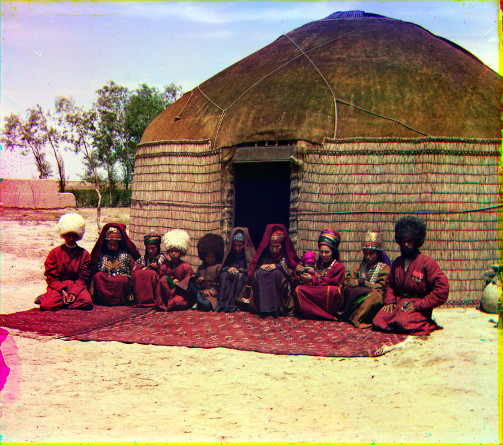
%> input picture asgn1/html/images/image00.jpg, 503 x 445 px
$ octave --eval "result = crop(imread('../html/images/image00.jpg'));"   (GNU Octave 9; MATLAB toolbox functions it lacks are replaced by stand-ins)
%> lines starting %> are read from the running program, lines starting %| are printed output that depends on the picture
% CSCI 3290 Assignment 1

function output = crop(input)

output = input;
%> output is the input picture: size 445x503x3 uint8; mean R, G, B 160, 135, 114.5

% Resize large image
factor = 1;
[h, w, d] = size(input);
%> h = 445; w = 503; d = 3
if min(h, w) >= 2000
    input = imresize(input, 0.25);
    [h, w, d] = size(input);
    factor = 4;
end

left = 1;
top = 1;
right = w;
%> right = 503
bottom = h;
%> bottom = 445

crop_ratio = 0.1;   % Only detect borders
threshold = 0.3;    % Best threshold for images with size about 500x500

% Convert image for detecting edges
input = edge(rgb2gray(input), 'canny');
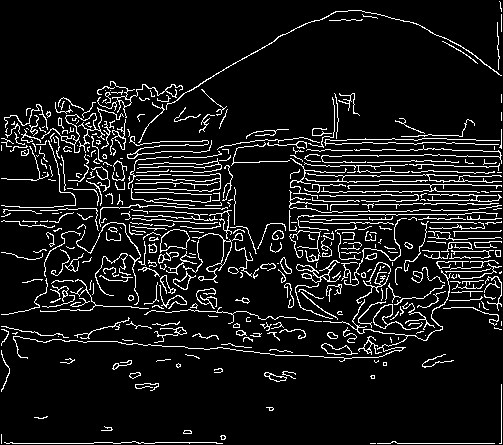
%> input: size 445x503 logical; 9.2% white in thin lines or dots

% Left border
for left_col = 1:floor(w*crop_ratio)
    if count(input(:,left_col,:)) > threshold
        left = left_col;
    end
end
%> this loop made 50 passes
%> ratio in count on passes 1 to 12: 0, 0.0831, 0.0404, 0.0472, 0.0629, 0.0629, 0.0854, 0.0674, 0.0494, 0.0472, 0.036, 0.0404
%> after the loop, left = 1

% Right border
for right_col = w:-1:w-floor(w*crop_ratio)
    if count(input(:,right_col,:)) > threshold
        right = right_col;
    end
end
%> this loop made 51 passes
%> (right_col, ratio in count, right) on pass 2: (502, 0.378, 502)
%> (right_col, ratio in count) on passes 1, 3, 4, 5, 6, 7: (503, 0), (501, 0.119), (500, 0.0966), (499, 0.184), (498, 0.144), (497, 0.103)

% Top border
for top_row = 1:floor(h*crop_ratio)
    if count(input(top_row,:,:)) > threshold
        top = top_row;
    end
end
%> this loop made 44 passes
%> ratio in count on passes 1 to 12: 0, 0.00199, 0.00199, 0.00199, 0.00199, 0.00199, 0.00199, 0.00199, 0.00398, 0.00199, 0.0298, 0.0338
%> after the loop, top = 1

% Right border
for bottom_row = h:-1:h-floor(h*crop_ratio)
    if count(input(bottom_row,:,:)) > threshold
        bottom = bottom_row;
    end
end
%> this loop made 45 passes
%> (bottom_row, ratio in count, bottom) on pass 2: (444, 0.473, 444)
%> (bottom_row, ratio in count) on passes 1, 3, 4, 5, 6, 7: (445, 0), (443, 0.217), (442, 0.0199), (441, 0.00398), (440, 0.0119), (439, 0.00994)

output = imcrop(output, [left, top, right-left, bottom-top]*factor);
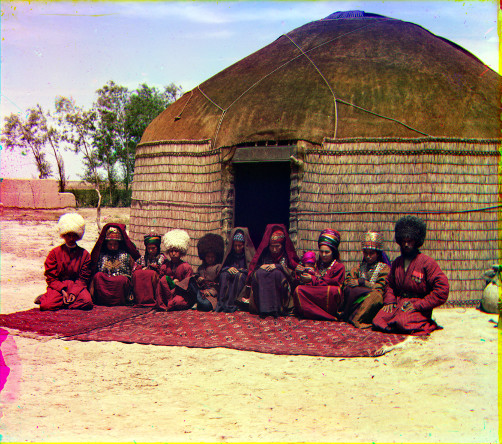
%> output: size 444x502x3 uint8; mean R, G, B 159.9, 134.7, 115

end

% Count the ratio of white pixels
function ratio = count(line)

pixels = (line == 1);
ratio = sum(pixels(:)) / length(line);

end

$ run again, on asgn1/html/images/image02.jpg
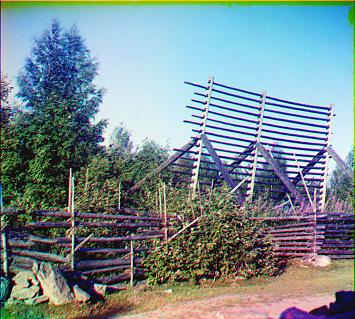
%> input picture asgn1/html/images/image02.jpg, 355 x 319 px
%> in crop, output is the input picture: size 319x355x3 uint8; mean R, G, B 122.3, 139.8, 144.6
%> in crop, `input = edge(rgb2gray(input), 'canny');`:
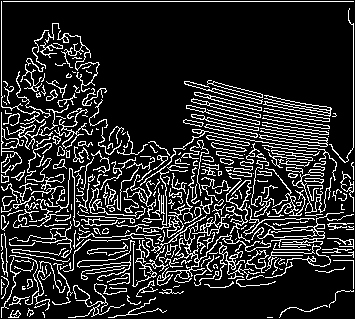
%> input: size 319x355 logical; 16% white in thin lines or dots
%> the loop in crop, `for left_col = 1:floor(w*crop_ratio)` made 35 passes
%> (ratio in count, left) on pass 2: (0.749, 2)
%> the loop in crop, `for right_col = w:-1:w-floor(w*crop_ratio)` made 36 passes
%> (right_col, ratio in count, right) on pass 2: (354, 0.69, 354)
%> the loop in crop, `for top_row = 1:floor(h*crop_ratio)` made 31 passes
%> (ratio in count, top) on pass 2: (0.992, 2)
%> the loop in crop, `for bottom_row = h:-1:h-floor(h*crop_ratio)` made 32 passes
%> (bottom_row, ratio in count) on passes 1 to 8: (319, 0), (318, 0.0986), (317, 0.0648), (316, 0.0648), (315, 0.0958), (314, 0.0648), (313, 0.0676), (312, 0.101)
%> in crop, `output = imcrop(output, [left, top, right-left, bottom-top]*factor);`:
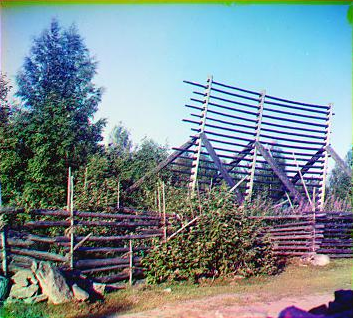
%> output: size 318x353x3 uint8; mean R, G, B 122.4, 139.9, 145.5

$ run again, on asgn1/html/images/image03.jpg
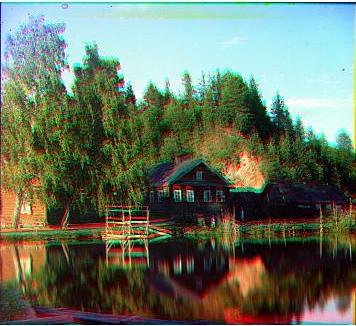
%> input picture asgn1/html/images/image03.jpg, 356 x 326 px
%> in crop, output is the input picture: size 326x356x3 uint8; mean R, G, B 105.6, 115.6, 97.7
%> in crop, `input = edge(rgb2gray(input), 'canny');`:
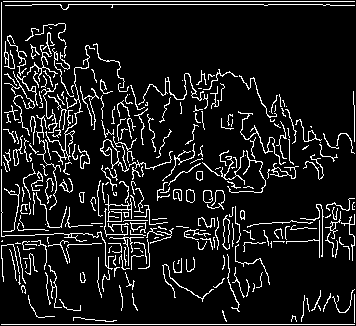
%> input: size 326x356 logical; 10.3% white in thin lines or dots
%> the loop in crop, `for left_col = 1:floor(w*crop_ratio)` made 35 passes
%> (ratio in count, left) on pass 2: (0.758, 2)
%> the loop in crop, `for right_col = w:-1:w-floor(w*crop_ratio)` made 36 passes
%> (right_col, ratio in count) on passes 1 to 8: (356, 0), (355, 0.294), (354, 0.0828), (353, 0.107), (352, 0.089), (351, 0.0583), (350, 0.141), (349, 0.0429)
%> the loop in crop, `for top_row = 1:floor(h*crop_ratio)` made 32 passes
%> (ratio in count, top) on passes 2, 5: (0.989, 2), (0.801, 5)
%> the loop in crop, `for bottom_row = h:-1:h-floor(h*crop_ratio)` made 33 passes
%> (bottom_row, ratio in count, bottom) on pass 2: (325, 0.994, 325)
%> in crop, `output = imcrop(output, [left, top, right-left, bottom-top]*factor);`:
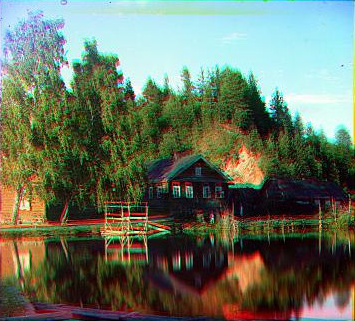
%> output: size 321x355x3 uint8; mean R, G, B 104.7, 114.2, 96

$ run again, on asgn1/html/images/image04.jpg
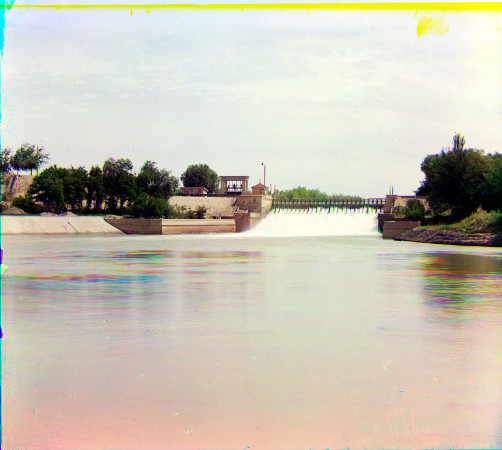
%> input picture asgn1/html/images/image04.jpg, 502 x 450 px
%> in crop, output is the input picture: size 450x502x3 uint8; mean R, G, B 201.9, 196.1, 181.3
%> in crop, `input = edge(rgb2gray(input), 'canny');`:
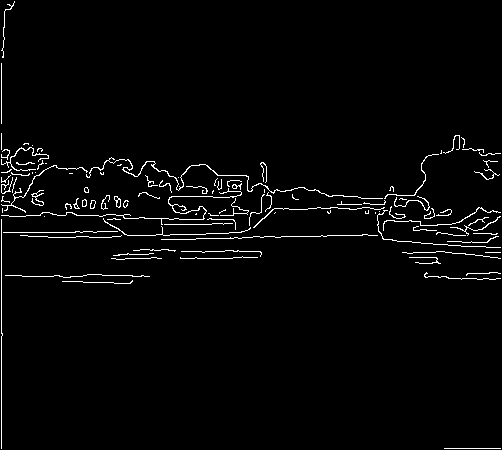
%> input: size 450x502 logical; 2.4% white in thin lines or dots
%> the loop in crop, `for left_col = 1:floor(w*crop_ratio)` made 50 passes
%> (ratio in count, left) on pass 2: (0.749, 2)
%> the loop in crop, `for right_col = w:-1:w-floor(w*crop_ratio)` made 51 passes
%> (right_col, ratio in count) on passes 1 to 8: (502, 0), (501, 0.02), (500, 0.0244), (499, 0.0244), (498, 0.0333), (497, 0.0356), (496, 0.0356), (495, 0.0289)
%> the loop in crop, `for top_row = 1:floor(h*crop_ratio)` made 45 passes
%> ratio in count on passes 1 to 8: 0, 0.00199, 0.00199, 0.00199, 0.00797, 0.00797, 0.00398, 0.00199
%> after the loop in crop, `for top_row = 1:floor(h*crop_ratio)`: top = 1
%> the loop in crop, `for bottom_row = h:-1:h-floor(h*crop_ratio)` made 46 passes
%> (bottom_row, ratio in count) on passes 1 to 8: (450, 0), (449, 0.116), (448, 0.00199), (447, 0.00199), (446, 0.00199), (445, 0.00199), (444, 0.00199), (443, 0.00199)
%> output: size 450x501x3 uint8
